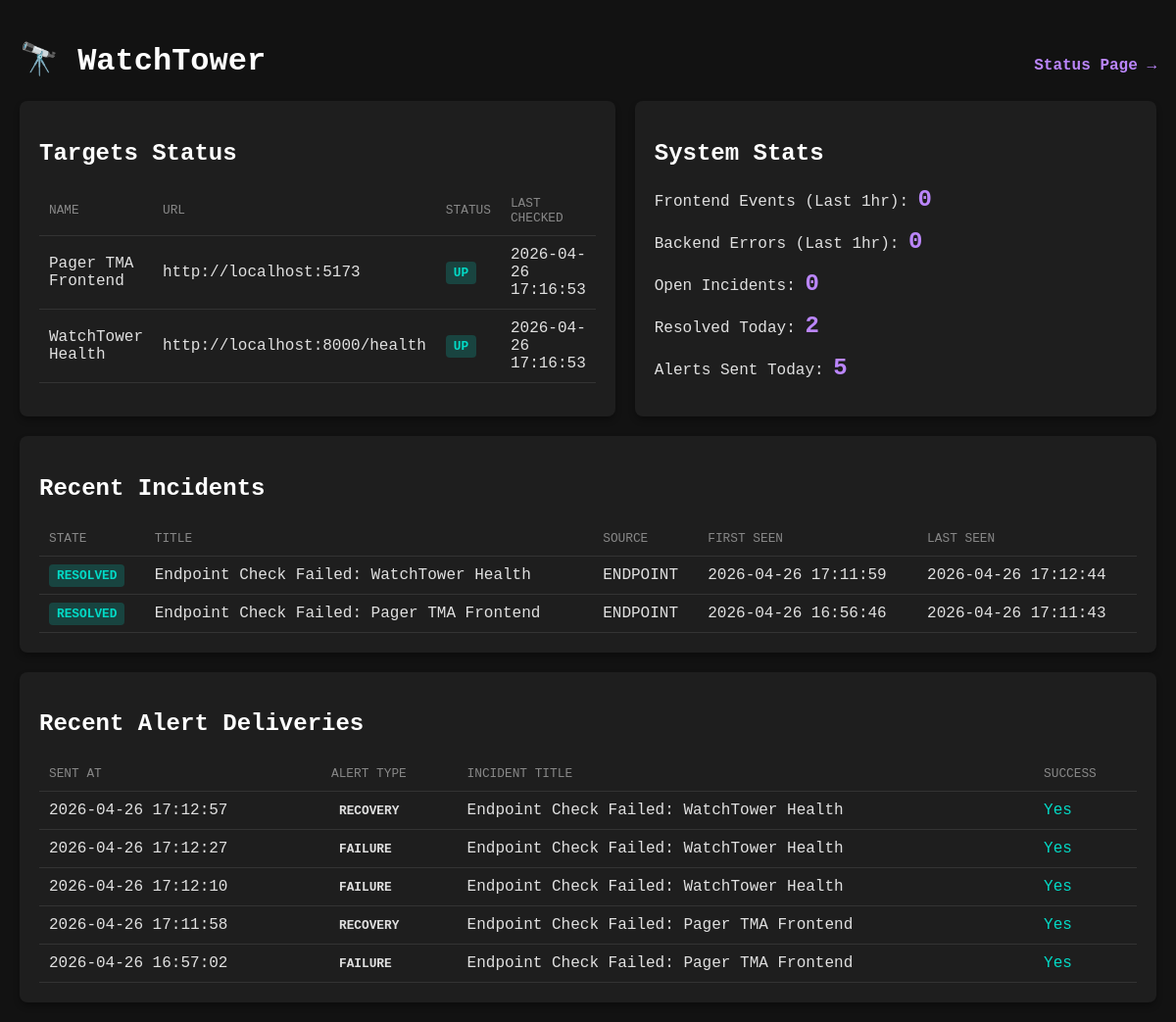
/dashboard, run on the app's committed database.
### watchtower/core/models.py (models this page shows)
class MonitorTarget(Base):
    __tablename__ = "monitor_targets"
    id = Column(Integer, primary_key=True, index=True)
    name = Column(String, nullable=False)
    url = Column(String, nullable=False)
    method = Column(String, default="GET")
    headers_json = Column(JSON, default=dict)
    expected_status = Column(Integer, default=200)
    timeout_s = Column(Integer, default=10)
    interval_s = Column(Integer, default=60)
    enabled = Column(Boolean, default=True)
    created_at = Column(DateTime(timezone=True), server_default=func.now())

class EndpointCheckResult(Base):
    __tablename__ = "endpoint_check_results"
    id = Column(Integer, primary_key=True, index=True)
    target_id = Column(Integer, ForeignKey("monitor_targets.id"), index=True)
    status = Column(String, nullable=False) # UP/DOWN
    http_code = Column(Integer, nullable=True)
    error_class = Column(String, nullable=True)
    response_ms = Column(Float, nullable=True)
    checked_at = Column(DateTime(timezone=True), server_default=func.now())

class Incident(Base):
    __tablename__ = "incidents"
    id = Column(Integer, primary_key=True, index=True)
    key = Column(String, unique=True, index=True, nullable=False) # unique fingerprint
    source_type = Column(String, nullable=False) # ENDPOINT, BACKEND, FRONTEND
    source_id = Column(String, nullable=True)
    title = Column(String, nullable=False)
    severity = Column(String, nullable=False)
    state = Column(String, nullable=False, default="OPEN")
    first_seen = Column(DateTime(timezone=True), server_default=func.now())
    last_seen = Column(DateTime(timezone=True), server_default=func.now(), onupdate=func.now())
    resolved_at = Column(DateTime(timezone=True), nullable=True)
    metadata_json = Column(JSON, default=dict)
    events = relationship("IncidentEvent", back_populates="incident", cascade="all, delete-orphan")
    deliveries = relationship("AlertDelivery", back_populates="incident", cascade="all, delete-orphan")

class AlertDelivery(Base):
    __tablename__ = "alert_deliveries"
    id = Column(Integer, primary_key=True, index=True)
    incident_id = Column(Integer, ForeignKey("incidents.id"), index=True)
    alert_type = Column(String, nullable=False) # FAILURE/RECOVERY
    recipient = Column(String, nullable=False)
    sent_at = Column(DateTime(timezone=True), server_default=func.now())
    success = Column(Boolean, default=False)
    error_msg = Column(Text, nullable=True)
    incident = relationship("Incident", back_populates="deliveries")

### watchtower/api/dashboard.py (the view)
@router.get("/dashboard", response_class=HTMLResponse)
async def dashboard(request: Request, db: Session = Depends(get_db)):
    targets = db.query(MonitorTarget).all()
    recent_incidents = db.query(Incident).order_by(Incident.last_seen.desc()).limit(20).all()
    recent_deliveries = db.query(AlertDelivery).order_by(AlertDelivery.sent_at.desc()).limit(10).all()
    one_hour_ago = datetime.now(timezone.utc) - timedelta(hours=1)
    today_start = datetime.now(timezone.utc).replace(hour=0, minute=0, second=0, microsecond=0)
    frontend_events_count = db.query(FrontendErrorEvent).filter(FrontendErrorEvent.received_at >= one_hour_ago).count()
    backend_events_count = db.query(BackendErrorEvent).filter(BackendErrorEvent.occurred_at >= one_hour_ago).count()
    open_incidents_count = db.query(Incident).filter(Incident.state == IncidentState.OPEN).count()
    resolved_today_count = db.query(Incident).filter(
        Incident.state == IncidentState.RESOLVED,
        Incident.resolved_at >= today_start
    ).count()
    alerts_sent_today = db.query(AlertDelivery).filter(AlertDelivery.sent_at >= today_start).count()
    last_checked_dict = {}
    target_status_dict = {}
    for target in targets:
        latest_check = db.query(EndpointCheckResult).filter(EndpointCheckResult.target_id == target.id).order_by(EndpointCheckResult.checked_at.desc()).first()
        if latest_check:
            last_checked_dict[target.id] = latest_check.checked_at
            target_status_dict[target.id] = latest_check.status
        else:
            last_checked_dict[target.id] = None
            target_status_dict[target.id] = "UNKNOWN"
    return templates.TemplateResponse(
        request=request,
        name="dashboard.html",
        context={
        "request": request,
        "targets": targets,
        "last_checked_dict": last_checked_dict,
        "target_status_dict": target_status_dict,
        "incidents": recent_incidents,
        "deliveries": recent_deliveries,
        "frontend_events_count": frontend_events_count,
        "backend_events_count": backend_events_count,
        "open_incidents_count": open_incidents_count,
        "resolved_today_count": resolved_today_count,
        "alerts_sent_today": alerts_sent_today
    })

### watchtower/templates/dashboard.html (shortened to what this page needs)
<!DOCTYPE html>
<html lang="en">
<head>
</head>
<body>
    <div style="display: flex; justify-content: space-between; align-items: baseline;">
        <h1>🔭 WatchTower</h1>
        <a href="/status" style="color: var(--primary); text-decoration: none; font-weight: bold;">Status Page →</a>
    </div>
    <div class="grid">
        <div class="card">
            <h2>Targets Status</h2>
            <table>
                <thead>
                    <tr><th>Name</th><th>URL</th><th>Status</th><th>Last Checked</th></tr>
                </thead>
                <tbody>
                    {% for target in targets %}
                    <tr>
                        <td>{{ target.name }}</td>
                        <td>{{ target.url }}</td>
                        <td><span class="badge {% if target_status_dict[target.id] == 'UP' %}up{% elif target_status_dict[target.id] == 'DOWN' %}down{% else %}warning{% endif %}">{{ target_status_dict[target.id] }}</span></td>
                        <td>
                            {% if last_checked_dict[target.id] %}
                                {{ last_checked_dict[target.id].strftime('%Y-%m-%d %H:%M:%S') }}
                            {% else %}
                                Never
                            {% endif %}
                        </td>
                    </tr>
                    {% endfor %}
                </tbody>
            </table>
        </div>
        <div class="card">
            <h2>System Stats</h2>
            <p>Frontend Events (Last 1hr): <span class="stat-value" style="font-size:1.5rem;">{{ frontend_events_count }}</span></p>
            <p>Backend Errors (Last 1hr): <span class="stat-value" style="font-size:1.5rem;">{{ backend_events_count }}</span></p>
            <p>Open Incidents: <span class="stat-value" style="font-size:1.5rem;">{{ open_incidents_count }}</span></p>
            <p>Resolved Today: <span class="stat-value" style="font-size:1.5rem;">{{ resolved_today_count }}</span></p>
            <p>Alerts Sent Today: <span class="stat-value" style="font-size:1.5rem;">{{ alerts_sent_today }}</span></p>
        </div>
    </div>
    <div class="card">
        <h2>Recent Incidents</h2>
        <table>
            <thead>
                <tr><th>State</th><th>Title</th><th>Source</th><th>First Seen</th><th>Last Seen</th></tr>
            </thead>
            <tbody>
                {% for inc in incidents %}
                <tr>
                    <td><span class="badge {{ inc.state.lower() }}">{{ inc.state }}</span></td>
                    <td>{{ inc.title }}</td>
                    <td>{{ inc.source_type }}</td>
                    <td>{{ inc.first_seen.strftime('%Y-%m-%d %H:%M:%S') }}</td>
                    <td>{{ inc.last_seen.strftime('%Y-%m-%d %H:%M:%S') }}</td>
                </tr>
                {% endfor %}
            </tbody>
        </table>
    </div>
    <div class="card" style="margin-top: 20px;">
        <h2>Recent Alert Deliveries</h2>
        <table>
            <thead>
                <tr><th>Sent At</th><th>Alert Type</th><th>Incident Title</th><th>Success</th></tr>
            </thead>
            <tbody>
                {% for delivery in deliveries %}
                <tr>
                    <td>{{ delivery.sent_at.strftime('%Y-%m-%d %H:%M:%S') }}</td>
                    <td><span class="badge {{ delivery.alert_type.lower() }}">{{ delivery.alert_type }}</span></td>
                    <td>{{ delivery.incident.title }}</td>
                    <td>
                        {% if delivery.success %}
                        <span style="color: var(--success);">Yes</span>
                        {% else %}
                        <span style="color: var(--error);">No</span>
                        {% endif %}
                    </td>
                </tr>
                {% endfor %}
            </tbody>
        </table>
    </div>
</body>
</html>

### watchtower/templates/dashboard.html (style rules this page uses)
:root { --bg: #121212; --surface: #1e1e1e; --text: #e0e0e0; --primary: #bb86fc; --success: #03dac6; --error: #cf6679; --warning: #ffb74d; }
body { background-color: var(--bg); color: var(--text); font-family: 'SF Mono', Consolas, 'Liberation Mono', Menlo, monospace; margin: 0; padding: 20px; }
h1, h2, h3 { color: #ffffff; }
.grid { display: grid; grid-template-columns: 1fr 1fr; gap: 20px; margin-bottom: 20px; }
.card { background-color: var(--surface); padding: 20px; border-radius: 8px; box-shadow: 0 4px 6px rgba(0,0,0,0.3); }
table { width: 100%; border-collapse: collapse; margin-top: 10px; }
th, td { padding: 10px; text-align: left; border-bottom: 1px solid #333; }
th { color: #888; font-weight: normal; text-transform: uppercase; font-size: 0.8rem; }
.badge { padding: 4px 8px; border-radius: 4px; font-size: 0.8rem; font-weight: bold; }
.up, .resolved { background-color: rgba(3, 218, 198, 0.2); color: var(--success); }
.stat-value { font-size: 2.5rem; font-weight: bold; color: var(--primary); }

### data on the page
MonitorTarget: name "Pager TMA Frontend", url "http://localhost:5173"
EndpointCheckResult: status "UP", checked_at "2026-04-26 17:16:53"
MonitorTarget: name "WatchTower Health", url "http://localhost:8000/health"
EndpointCheckResult: status "UP", checked_at "2026-04-26 17:16:53"
Incident: state "RESOLVED", title "Endpoint Check Failed: WatchTower Health", source_type "ENDPOINT", first_seen "2026-04-26 17:11:59", last_seen "2026-04-26 17:12:44"
Incident: state "RESOLVED", title "Endpoint Check Failed: Pager TMA Frontend", source_type "ENDPOINT", first_seen "2026-04-26 16:56:46", last_seen "2026-04-26 17:11:43"
AlertDelivery: sent_at "2026-04-26 17:12:57", alert_type "RECOVERY", incident "Endpoint Check Failed: WatchTower Health", success "Yes"
AlertDelivery: sent_at "2026-04-26 17:12:27", alert_type "FAILURE", incident "Endpoint Check Failed: WatchTower Health", success "Yes"
AlertDelivery: sent_at "2026-04-26 17:12:10", alert_type "FAILURE", incident "Endpoint Check Failed: WatchTower Health", success "Yes"
AlertDelivery: sent_at "2026-04-26 17:11:58", alert_type "RECOVERY", incident "Endpoint Check Failed: Pager TMA Frontend", success "Yes"
AlertDelivery: sent_at "2026-04-26 16:57:02", alert_type "FAILURE", incident "Endpoint Check Failed: Pager TMA Frontend", success "Yes"

### other printed values
{{ frontend_events_count }} "0"
{{ backend_events_count }} "0"
{{ open_incidents_count }} "0"
{{ resolved_today_count }} "2"
{{ alerts_sent_today }} "5"
